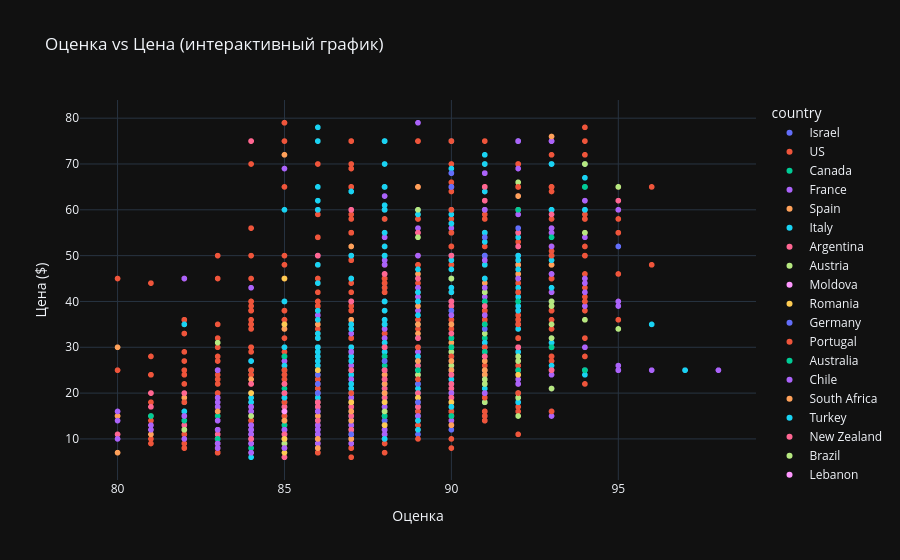

This figure's notebook cell:
### Markdown cell above
**Вывод:**
- points и log_price коррелируют сильнее (0.59), чем points и сырая price (0.40) — это подтверждает, что log-преобразование делает связь более линейной. В модели лучше использовать log_price.
- price и log_price коррелируют на 0.74 — это ниже, чем ожидалось бы от монотонного преобразования, и говорит о том, что log действительно сильно меняет распределение (сжимает хвост с дорогими винами). Тем не менее использовать оба признака одновременно не стоит — они несут похожую информацию.
- year почти не коррелирует ни с чем (0.05 с оценкой, -0.09 и -0.10 с ценой) — год урожая не является полезным числовым признаком в текущем виде и вряд ли улучшит модель.

### Code cell
import plotly.express as px

fig = px.scatter(
    df_viz.sample(3000, random_state=42),
    x='points', y='price',
    color='country',
    hover_data=['variety', 'winery'],
    title='Оценка vs Цена (интерактивный график)',
    labels={'points': 'Оценка', 'price': 'Цена ($)'}
)
fig.show()

### Figure 1 — Plotly figure (JSON) as saved in the notebook; plotly's stock layout.template omitted (floating-point values rounded to 4 significant figures; data arrays with more than 128 entries replaced by an {"elided": "..."} marker saying what was removed)
{"data": [{"customdata": [["Red Blend", "Zion Fine Wines"], ["Chardonnay", "Barkan"], ["Cabernet Sauvignon", "Golan Heights Winery"], ["Sauvignon Blanc", "Carmel"], ["Sauvignon Blanc", "Yatir"], ["Chardonnay", "Recanati"], ["Shiraz", "Tabor"], ["Shiraz", "Recanati"], ["Cabernet Sauvignon", "Yatir"], ["Rhône-style Red Blend", "Dalton"], ["Cabernet Sauvignon", "Mony"], ["Red Blend", "Golan Heights Winery"], ["Red Blend", "Galil Mountain"], ["Chardonnay", "Golan Heights Winery"], ["Sauvignon Blanc", "Recanati"], ["Cabernet Sauvignon", "Bazelet HaGolan"]], "hovertemplate": "country=Israel<br>Оценка=%{x}<br>Цена ($)=%{y}<br>variety=%{customdata[0]}<br>winery=%{customdata[1]}<extra></extra>", "legendgroup": "Israel", "marker": {"color": "#636efa", "symbol": "circle"}, "mode": "markers", "name": "Israel", "showlegend": true, "x": [88, 88, 85, 89, 86, 89, 90, 85, 92, 92, 87, 91, 90, 88, 85, 91], "xaxis": "x", "y": [35.0, 12.0, 15.0, 11.0, 24.0, 17.0, 15.0, 23.0, 50.0, 22.0, 22.0, 34.0, 32.0, 20.0, 15.0, 60.0], "yaxis": "y", "type": "scattergl"}, {"customdata": {"elided": "1253x2 str values"}, "hovertemplate": "country=US<br>Оценка=%{x}<br>Цена ($)=%{y}<br>variety=%{customdata[0]}<br>winery=%{customdata[1]}<extra></extra>", "legendgroup": "US", "marker": {"color": "#EF553B", "symbol": "circle"}, "mode": "markers", "name": "US", "showlegend": true, "x": {"elided": "1253 int values"}, "xaxis": "x", "y": {"elided": "1253 float values"}, "yaxis": "y", "type": "scattergl"}, {"customdata": [["Merlot", "Burrowing Owl"], ["Riesling", "North 42 Degrees"], ["Chardonnay", "Quails' Gate"], ["Cabernet Franc", "Tinhorn Creek"], ["Gewürztraminer", "North 42 Degrees"]], "hovertemplate": "country=Canada<br>Оценка=%{x}<br>Цена ($)=%{y}<br>variety=%{customdata[0]}<br>winery=%{customdata[1]}<extra></extra>", "legendgroup": "Canada", "marker": {"color": "#00cc96", "symbol": "circle"}, "mode": "markers", "name": "Canada", "showlegend": true, "x": [91, 87, 89, 87, 88], "xaxis": "x", "y": [32.0, 16.0, 20.0, 23.0, 20.0], "yaxis": "y", "type": "scattergl"}, {"customdata": {"elided": "506x2 str values"}, "hovertemplate": "country=France<br>Оценка=%{x}<br>Цена ($)=%{y}<br>variety=%{customdata[0]}<br>winery=%{customdata[1]}<extra></extra>", "legendgroup": "France", "marker": {"color": "#ab63fa", "symbol": "circle"}, "mode": "markers", "name": "France", "showlegend": true, "x": {"elided": "506 int values"}, "xaxis": "x", "y": {"elided": "506 float values"}, "yaxis": "y", "type": "scattergl"}, {"customdata": {"elided": "170x2 str values"}, "hovertemplate": "country=Spain<br>Оценка=%{x}<br>Цена ($)=%{y}<br>variety=%{customdata[0]}<br>winery=%{customdata[1]}<extra></extra>", "legendgroup": "Spain", "marker": {"color": "#FFA15A", "symbol": "circle"}, "mode": "markers", "name": "Spain", "showlegend": true, "x": {"elided": "170 int values"}, "xaxis": "x", "y": {"elided": "170 float values"}, "yaxis": "y", "type": "scattergl"}, {"customdata": {"elided": "461x2 str values"}, "hovertemplate": "country=Italy<br>Оценка=%{x}<br>Цена ($)=%{y}<br>variety=%{customdata[0]}<br>winery=%{customdata[1]}<extra></extra>", "legendgroup": "Italy", "marker": {"color": "#19d3f3", "symbol": "circle"}, "mode": "markers", "name": "Italy", "showlegend": true, "x": {"elided": "461 int values"}, "xaxis": "x", "y": {"elided": "461 float values"}, "yaxis": "y", "type": "scattergl"}, {"customdata": {"elided": "86x2 str values"}, "hovertemplate": "country=Argentina<br>Оценка=%{x}<br>Цена ($)=%{y}<br>variety=%{customdata[0]}<br>winery=%{customdata[1]}<extra></extra>", "legendgroup": "Argentina", "marker": {"color": "#FF6692", "symbol": "circle"}, "mode": "markers", "name": "Argentina", "showlegend": true, "x": [85, 85, 83, 86, 90, 89, 84, 86, 88, 86, 86, 88, 87, 85, 92, 90, 85, 84, 83, 86, 81, 88, 86, 82, 84, 86, 83, 85, 83, 87, 88, 89, 88, 87, 85, 83, 87, 84, 90, 84, 91, 84, 84, 85, 91, 88, 84, 89, 88, 87, 92, 85, 86, 89, 84, 80, 90, 86, 89, 91, 83, 91, 89, 87, 84, 83, 86, 92, 87, 86, 95, 85, 84, 87, 91, 86, 84, 90, 86, 82, 83, 90, 85, 86, 83, 92], "xaxis": "x", "y": [6.0, 11.0, 12.0, 10.0, 50.0, 55.0, 7.0, 15.0, 14.0, 13.0, 16.0, 21.0, 18.0, 19.0, 30.0, 21.0, 35.0, 11.0, 9.0, 12.0, 17.0, 22.0, 12.0, 20.0, 15.0, 19.0, 11.0, 17.0, 10.0, 11.0, 23.0, 45.0, 46.0, 10.0, 16.0, 12.0, 17.0, 13.0, 35.0, 17.0, 30.0, 13.0, 15.0, 16.0, 40.0, 20.0, 13.0, 55.0, 19.0, 40.0, 38.0, 19.0, 11.0, 32.0, 20.0, 11.0, 13.0, 10.0, 16.0, 62.0, 17.0, 65.0, 26.0, 20.0, 12.0, 25.0, 15.0, 55.0, 60.0, 11.0, 62.0, 13.0, 17.0, 13.0, 19.0, 22.0, 13.0, 24.0, 13.0, 13.0, 11.0, 39.0, 14.0, 15.0, 10.0, 60.0], "yaxis": "y", "type": "scattergl"}, {"customdata": {"elided": "76x2 str values"}, "hovertemplate": "country=Austria<br>Оценка=%{x}<br>Цена ($)=%{y}<br>variety=%{customdata[0]}<br>winery=%{customdata[1]}<extra></extra>", "legendgroup": "Austria", "marker": {"color": "#B6E880", "symbol": "circle"}, "mode": "markers", "name": "Austria", "showlegend": true, "x": [93, 93, 87, 82, 89, 91, 87, 85, 88, 92, 88, 86, 91, 95, 94, 91, 85, 90, 90, 90, 89, 88, 94, 91, 92, 91, 90, 93, 88, 90, 90, 89, 90, 88, 95, 92, 92, 92, 92, 90, 86, 92, 89, 84, 89, 91, 90, 87, 93, 91, 87, 88, 91, 94, 93, 92, 89, 93, 89, 91, 88, 87, 89, 88, 90, 85, 92, 93, 90, 87, 91, 89, 90, 86, 88, 90], "xaxis": "x", "y": [32.0, 40.0, 25.0, 12.0, 25.0, 42.0, 14.0, 16.0, 20.0, 19.0, 11.0, 25.0, 25.0, 34.0, 70.0, 25.0, 18.0, 20.0, 13.0, 29.0, 25.0, 20.0, 55.0, 22.0, 66.0, 30.0, 30.0, 25.0, 13.0, 45.0, 25.0, 18.0, 18.0, 25.0, 65.0, 15.0, 45.0, 27.0, 25.0, 25.0, 25.0, 20.0, 16.0, 25.0, 54.0, 23.0, 25.0, 29.0, 40.0, 22.0, 13.0, 13.0, 33.0, 36.0, 39.0, 45.0, 14.0, 21.0, 16.0, 18.0, 20.0, 20.0, 24.0, 15.0, 18.0, 9.0, 28.0, 35.0, 15.0, 12.0, 28.0, 20.0, 26.0, 24.0, 14.0, 25.0], "yaxis": "y", "type": "scattergl"}, {"customdata": [["Muscat", "Lion-Gri"]], "hovertemplate": "country=Moldova<br>Оценка=%{x}<br>Цена ($)=%{y}<br>variety=%{customdata[0]}<br>winery=%{customdata[1]}<extra></extra>", "legendgroup": "Moldova", "marker": {"color": "#FF97FF", "symbol": "circle"}, "mode": "markers", "name": "Moldova", "showlegend": true, "x": [83], "xaxis": "x", "y": [9.0], "yaxis": "y", "type": "scattergl"}, {"customdata": [["Red Blend", "Terra Romana"], ["Chardonnay", "Cramele Recas"], ["Sauvignon Blanc", "Cramele Recas"], ["Sauvignon Blanc", "Budureasca"], ["Cabernet Sauvignon", "Cramele Recas"]], "hovertemplate": "country=Romania<br>Оценка=%{x}<br>Цена ($)=%{y}<br>variety=%{customdata[0]}<br>winery=%{customdata[1]}<extra></extra>", "legendgroup": "Romania", "marker": {"color": "#FECB52", "symbol": "circle"}, "mode": "markers", "name": "Romania", "showlegend": true, "x": [86, 86, 86, 85, 85], "xaxis": "x", "y": [18.0, 7.0, 7.0, 16.0, 7.0], "yaxis": "y", "type": "scattergl"}, {"customdata": [["Riesling", "Robert Weil"], ["Riesling", "Fritz Haag"], ["Riesling", "Richard Böcking"], ["Riesling", "Dr. H. Thanisch (Erben Thanisch)"], ["Riesling", "Dr. Loosen"], ["Chardonnay-Pinot Blanc", "Knipser"], ["Riesling", "Clean Slate"], ["Riesling", "Dr. Heidemanns-Bergweiler"], ["Gewürztraminer", "Leonard Kreusch"], ["Riesling", "Dr. Loosen"], ["Riesling", "Weingut Geil"], ["White Blend", "Peter Mertes"], ["Riesling", "Joh. Jos. Prüm"], ["Riesling", "S.A. Prüm"], ["Riesling", "Prinz Salm"], ["Riesling", "Leonard Kreusch"], ["Riesling", "Willi Haag"], ["Riesling", "Weingut Am Stein"], ["Riesling", "Dr. H. Thanisch (Erben Thanisch)"], ["Spätburgunder", "Thörle"], ["Riesling", "Reichsgraf von Kesselstatt"], ["Riesling", "Studert-Prüm"], ["Dornfelder", "Sun Garden"], ["Riesling", "Leonard Kreusch"], ["Riesling", "Würtz"], ["Riesling", "Gunderloch"], ["Riesling", "Schloss Saarstein"], ["Bacchus", "Castell"], ["Dornfelder", "Peter Mertes"], ["Riesling", "Dr. Loosen"], ["Riesling", "Joh. Jos. Prüm"], ["Riesling", "Geh. Rat Dr. von Bassermann-Jordan"], ["Riesling", "Joh. Jos. Prüm"], ["Chardonnay", "Fitz-Ritter"], ["Gewürztraminer", "Nauerth-Gnägy"], ["Riesling", "Dr. Hermann"], ["Riesling", "Trullo"], ["Riesling", "Leo"], ["Riesling", "Prinz Salm"], ["Riesling", "Margarethenhof"], ["Riesling", "Markus Molitor"], ["Riesling", "Leonard Kreusch"]], "hovertemplate": "country=Germany<br>Оценка=%{x}<br>Цена ($)=%{y}<br>variety=%{customdata[0]}<br>winery=%{customdata[1]}<extra></extra>", "legendgroup": "Germany", "marker": {"color": "#636efa", "symbol": "circle"}, "mode": "markers", "name": "Germany", "showlegend": true, "x": [90, 92, 90, 91, 90, 87, 87, 92, 89, 89, 89, 86, 90, 86, 90, 88, 91, 90, 86, 91, 90, 90, 86, 88, 85, 89, 87, 91, 86, 91, 92, 90, 95, 86, 90, 86, 88, 88, 84, 89, 91, 87], "xaxis": "x", "y": [40.0, 56.0, 38.0, 50.0, 12.0, 25.0, 11.0, 25.0, 16.0, 20.0, 18.0, 10.0, 24.0, 11.0, 68.0, 12.0, 28.0, 32.0, 25.0, 30.0, 65.0, 24.0, 11.0, 14.0, 15.0, 20.0, 15.0, 25.0, 7.0, 34.0, 52.0, 25.0, 52.0, 24.0, 25.0, 22.0, 11.0, 22.0, 13.0, 22.0, 54.0, 15.0], "yaxis": "y", "type": "scattergl"}, {"customdata": {"elided": "138x2 str values"}, "hovertemplate": "country=Portugal<br>Оценка=%{x}<br>Цена ($)=%{y}<br>variety=%{customdata[0]}<br>winery=%{customdata[1]}<extra></extra>", "legendgroup": "Portugal", "marker": {"color": "#EF553B", "symbol": "circle"}, "mode": "markers", "name": "Portugal", "showlegend": true, "x": {"elided": "138 int values"}, "xaxis": "x", "y": {"elided": "138 float values"}, "yaxis": "y", "type": "scattergl"}, {"customdata": [["Grenache", "Yalumba"], ["Grenache", "Chapel Hill"], ["Shiraz-Viognier", "De Bortoli"], ["Cabernet Sauvignon", "Mitolo"], ["Petite Sirah", "Warrabilla"], ["Pinot Grigio", "Fowles Wine"], ["Chardonnay", "Robert Oatley"], ["Cabernet Sauvignon", "Woolundry Rd"], ["Riesling", "Château Tanunda"], ["Chardonnay", "Wakefield"], ["Shiraz", "Mr. Riggs"], ["Shiraz", "Kay Brothers"], ["Shiraz", "Kilikanoon"], ["Riesling", "Wakefield"], ["Cabernet Sauvignon", "Heritage Road"], ["Zinfandel", "Hentley Farm"], ["Shiraz", "Penfolds"], ["Shiraz", "Terra Australis"], ["Chardonnay", "Robert Oatley"], ["Riesling", "Jim Barry"], ["Shiraz", "McWilliam's of Coonawarra"], ["Mataro", "Ess & See"], ["Cabernet Sauvignon", "Red Mud"], ["Cabernet Sauvignon", "9 Mile Road"], ["Riesling", "Henschke"], ["Shiraz", "R Wines"], ["Cabernet Sauvignon", "Ringbolt"], ["Shiraz", "Penfolds"], ["Sauvignon Blanc", "Hewitson"], ["Shiraz-Cabernet Sauvignon", "De Bortoli"], ["Cabernet Sauvignon", "Cherubino"], ["Chardonnay", "Nova Vita"], ["Sparkling Blend", "Beelgara"], ["Chardonnay", "Yarraman"], ["Shiraz", "Mount Langi Ghiran"], ["Chardonnay", "Heritage Road"], ["Cabernet Sauvignon", "Wakefield"], ["Shiraz", "Tall Poppy"], ["Shiraz", "Thorn Clarke"], ["Chardonnay", "Tyrrell's"], ["Chardonnay", "Woop Woop"], ["Chardonnay", "Dalrymple"], ["Shiraz", "Patritti"]], "hovertemplate": "country=Australia<br>Оценка=%{x}<br>Цена ($)=%{y}<br>variety=%{customdata[0]}<br>winery=%{customdata[1]}<extra></extra>", "legendgroup": "Australia", "marker": {"color": "#00cc96", "symbol": "circle"}, "mode": "markers", "name": "Australia", "showlegend": true, "x": [88, 91, 88, 87, 88, 88, 89, 86, 85, 87, 90, 92, 91, 89, 93, 90, 94, 82, 90, 90, 85, 88, 86, 90, 89, 87, 91, 88, 88, 83, 93, 86, 84, 87, 92, 87, 92, 83, 87, 85, 85, 91, 81], "xaxis": "x", "y": [20.0, 29.0, 20.0, 20.0, 27.0, 17.0, 20.0, 14.0, 16.0, 17.0, 30.0, 40.0, 40.0, 17.0, 30.0, 32.0, 65.0, 14.0, 20.0, 18.0, 28.0, 28.0, 15.0, 15.0, 25.0, 20.0, 40.0, 26.0, 15.0, 10.0, 54.0, 19.0, 8.0, 12.0, 25.0, 13.0, 60.0, 15.0, 25.0, 21.0, 13.0, 40.0, 15.0], "yaxis": "y", "type": "scattergl"}, {"customdata": {"elided": "92x2 str values"}, "hovertemplate": "country=Chile<br>Оценка=%{x}<br>Цена ($)=%{y}<br>variety=%{customdata[0]}<br>winery=%{customdata[1]}<extra></extra>", "legendgroup": "Chile", "marker": {"color": "#ab63fa", "symbol": "circle"}, "mode": "markers", "name": "Chile", "showlegend": true, "x": [91, 87, 87, 86, 86, 86, 90, 84, 92, 84, 87, 88, 84, 90, 83, 85, 87, 87, 83, 83, 83, 89, 87, 83, 91, 91, 88, 91, 88, 87, 88, 88, 80, 84, 84, 84, 92, 88, 91, 83, 85, 85, 84, 87, 86, 81, 85, 88, 86, 81, 87, 85, 90, 90, 87, 85, 84, 89, 86, 86, 85, 88, 87, 82, 84, 83, 86, 87, 87, 82, 84, 86, 84, 87, 80, 88, 85, 84, 88, 84, 85, 84, 83, 86, 86, 88, 83, 80, 86, 91, 84, 88], "xaxis": "x", "y": [20.0, 15.0, 12.0, 13.0, 12.0, 12.0, 40.0, 9.0, 45.0, 11.0, 23.0, 23.0, 16.0, 37.0, 25.0, 11.0, 11.0, 15.0, 9.0, 14.0, 8.0, 17.0, 29.0, 18.0, 60.0, 35.0, 11.0, 37.0, 20.0, 20.0, 22.0, 12.0, 16.0, 16.0, 12.0, 9.0, 75.0, 25.0, 43.0, 19.0, 10.0, 11.0, 43.0, 18.0, 9.0, 12.0, 20.0, 18.0, 11.0, 13.0, 9.0, 19.0, 20.0, 25.0, 19.0, 8.0, 13.0, 15.0, 15.0, 12.0, 12.0, 20.0, 15.0, 10.0, 12.0, 12.0, 8.0, 9.0, 13.0, 15.0, 17.0, 11.0, 13.0, 14.0, 14.0, 17.0, 12.0, 7.0, 23.0, 10.0, 10.0, 12.0, 14.0, 9.0, 12.0, 12.0, 17.0, 10.0, 18.0, 49.0, 11.0, 12.0], "yaxis": "y", "type": "scattergl"}, {"customdata": [["Chardonnay", "Meerlust"], ["Cabernet Sauvignon", "KWV"], ["Bordeaux-style Red Blend", "Camberley"], ["Chenin Blanc", "Neethlingshof"], ["Chardonnay", "Thelema"], ["White Blend", "Fairview"], ["Sauvignon Blanc", "Saxenburg Estate"], ["Chardonnay", "KWV"], ["Cabernet Sauvignon", "Fleur Du Cap"], ["Cabernet Sauvignon", "Hartenberg"], ["Sauvignon Blanc", "Le Bonheur"], ["Sauvignon Blanc", "Thelema"], ["Chenin Blanc", "MAN Vintners"], ["Merlot-Cabernet Sauvignon", "Beau Joubert"], ["Chenin Blanc", "Ernst Gouws & Co."], ["Sauvignon Blanc", "Nederburg"], ["Sauvignon Blanc", "Waterford"], ["Shiraz", "Blue Cove"], ["Chenin Blanc-Viognier", "Sijnn"], ["Sauvignon Blanc", "Edgebaston"], ["White Blend", "Jardin"], ["Shiraz", "Saronsberg"], ["Pinotage", "Painted Wolf"], ["Shiraz", "Rust en Vrede"], ["Pinotage", "Simonsig"], ["G-S-M", "Ken Forrester"]], "hovertemplate": "country=South Africa<br>Оценка=%{x}<br>Цена ($)=%{y}<br>variety=%{customdata[0]}<br>winery=%{customdata[1]}<extra></extra>", "legendgroup": "South Africa", "marker": {"color": "#FFA15A", "symbol": "circle"}, "mode": "markers", "name": "South Africa", "showlegend": true, "x": [88, 85, 90, 87, 91, 89, 85, 85, 84, 89, 87, 88, 86, 86, 85, 88, 90, 87, 90, 86, 83, 90, 86, 90, 86, 88], "xaxis": "x", "y": [23.0, 10.0, 24.0, 14.0, 25.0, 27.0, 14.0, 72.0, 23.0, 35.0, 12.0, 20.0, 10.0, 8.0, 14.0, 20.0, 13.0, 10.0, 35.0, 15.0, 16.0, 25.0, 18.0, 27.0, 18.0, 22.0], "yaxis": "y", "type": "scattergl"}, {"customdata": [["Emir", "Turasan"], ["Red Blend", "Kayra"], ["Misket", "Turasan"], ["Kalecik Karasi", "Turasan"], ["Syrah", "Kavaklidere"]], "hovertemplate": "country=Turkey<br>Оценка=%{x}<br>Цена ($)=%{y}<br>variety=%{customdata[0]}<br>winery=%{customdata[1]}<extra></extra>", "legendgroup": "Turkey", "marker": {"color": "#19d3f3", "symbol": "circle"}, "mode": "markers", "name": "Turkey", "showlegend": true, "x": [87, 86, 85, 86, 92], "xaxis": "x", "y": [15.0, 25.0, 19.0, 19.0, 38.0], "yaxis": "y", "type": "scattergl"}, {"customdata": [["Sauvignon Blanc", "Lynskeys Wairau Peaks"], ["Pinot Noir", "Loveblock"], ["Sauvignon Blanc", "Huia"], ["Pinot Noir", "Spy Valley"], ["Sauvignon Blanc", "Seresin"], ["Sauvignon Blanc", "Dashwood"], ["Sauvignon Blanc", "Konrad"], ["Pinot Noir", "Escarpment"], ["Chardonnay", "Stratum"], ["Chardonnay", "Kumeu River"], ["Pinot Noir", "Waimea"], ["Sauvignon Blanc", "Mussel Bay"], ["Chardonnay", "Dog Point"], ["Sauvignon Blanc", "Clos Henri"], ["Sauvignon Blanc", "Giesen"], ["Sauvignon Blanc", "Tussock Jumper"], ["Chardonnay", "Cloudy Bay"], ["Pinot Noir", "Huia"], ["Syrah", "CJ Pask"], ["Pinot Noir", "Mt. Difficulty"], ["Sauvignon Blanc", "Nautilus"], ["Sauvignon Blanc", "Barker's Marque"], ["Pinot Noir", "Rockburn"], ["Chardonnay", "Te Awa"], ["Sauvignon Blanc", "Saint Clair"], ["Sauvignon Blanc", "Sineann"], ["Pinot Noir", "Seaside"], ["Pinot Noir", "Nautilus"], ["Chardonnay", "Cloudy Bay"], ["Sauvignon Blanc", "Ponga"], ["Pinot Grigio", "Brancott"], ["Sauvignon Blanc", "Lawson's Dry Hills"], ["Rosé", "Goose Bay"], ["Pinot Noir", "Greywacke"], ["Chardonnay", "Forrest Estate"]], "hovertemplate": "country=New Zealand<br>Оценка=%{x}<br>Цена ($)=%{y}<br>variety=%{customdata[0]}<br>winery=%{customdata[1]}<extra></extra>", "legendgroup": "New Zealand", "marker": {"color": "#FF6692", "symbol": "circle"}, "mode": "markers", "name": "New Zealand", "showlegend": true, "x": [87, 92, 86, 89, 84, 86, 86, 93, 84, 92, 87, 87, 90, 93, 87, 88, 88, 90, 90, 88, 90, 85, 88, 85, 91, 86, 87, 90, 88, 87, 85, 89, 85, 91, 90], "xaxis": "x", "y": [17.0, 30.0, 16.0, 20.0, 22.0, 14.0, 17.0, 59.0, 10.0, 52.0, 25.0, 15.0, 40.0, 25.0, 25.0, 13.0, 30.0, 24.0, 19.0, 25.0, 40.0, 11.0, 30.0, 20.0, 28.0, 18.0, 18.0, 33.0, 30.0, 12.0, 16.0, 17.0, 22.0, 39.0, 18.0], "yaxis": "y", "type": "scattergl"}, {"customdata": [["Moscato", "Casa Perini"], ["Sparkling Blend", "Villaggio Grando"]], "hovertemplate": "country=Brazil<br>Оценка=%{x}<br>Цена ($)=%{y}<br>variety=%{customdata[0]}<br>winery=%{customdata[1]}<extra></extra>", "legendgroup": "Brazil", "marker": {"color": "#B6E880", "symbol": "circle"}, "mode": "markers", "name": "Brazil", "showlegend": true, "x": [84, 83], "xaxis": "x", "y": [15.0, 31.0], "yaxis": "y", "type": "scattergl"}, {"customdata": [["White Blend", "Château Musar"]], "hovertemplate": "country=Lebanon<br>Оценка=%{x}<br>Цена ($)=%{y}<br>variety=%{customdata[0]}<br>winery=%{customdata[1]}<extra></extra>", "legendgroup": "Lebanon", "marker": {"color": "#FF97FF", "symbol": "circle"}, "mode": "markers", "name": "Lebanon", "showlegend": true, "x": [86], "xaxis": "x", "y": [20.0], "yaxis": "y", "type": "scattergl"}, {"customdata": [["Moschofilero", "Lafazanis"], ["Agiorgitiko", "Palivou"], ["White Blend", "Mercouri Estate"], ["Red Blend", "Tsantali"], ["White Blend", "Domaine Sigalas"], ["Agiorgitiko", "Nemeion Estate"], ["Rosé", "Ktima Pavlidis"], ["Assyrtico", "Domaine Sigalas"], ["Red Blend", "Pavlou-Kagas"], ["Xinomavro", "Ioannis Hatzis"], ["White Blend", "Elios"]], "hovertemplate": "country=Greece<br>Оценка=%{x}<br>Цена ($)=%{y}<br>variety=%{customdata[0]}<br>winery=%{customdata[1]}<extra></extra>", "legendgroup": "Greece", "marker": {"color": "#FECB52", "symbol": "circle"}, "mode": "markers", "name": "Greece", "showlegend": true, "x": [85, 85, 90, 89, 87, 85, 87, 92, 86, 84, 88], "xaxis": "x", "y": [10.0, 35.0, 18.0, 19.0, 18.0, 45.0, 18.0, 24.0, 25.0, 20.0, 13.0], "yaxis": "y", "type": "scattergl"}, {"customdata": [["White Blend", "Dveri-Pax"], ["Riesling", "Verus Vineyards"], ["Cabernet Sauvignon", "Bagueri"], ["White Blend", "Puklavec & Friends"]], "hovertemplate": "country=Slovenia<br>Оценка=%{x}<br>Цена ($)=%{y}<br>variety=%{customdata[0]}<br>winery=%{customdata[1]}<extra></extra>", "legendgroup": "Slovenia", "marker": {"color": "#636efa", "symbol": "circle"}, "mode": "markers", "name": "Slovenia", "showlegend": true, "x": [89, 86, 88, 87], "xaxis": "x", "y": [18.0, 20.0, 27.0, 11.0], "yaxis": "y", "type": "scattergl"}, {"customdata": [["Tannat", "Bouza"], ["Tannat", "Montes Toscanini"]], "hovertemplate": "country=Uruguay<br>Оценка=%{x}<br>Цена ($)=%{y}<br>variety=%{customdata[0]}<br>winery=%{customdata[1]}<extra></extra>", "legendgroup": "Uruguay", "marker": {"color": "#EF553B", "symbol": "circle"}, "mode": "markers", "name": "Uruguay", "showlegend": true, "x": [88, 87], "xaxis": "x", "y": [43.0, 20.0], "yaxis": "y", "type": "scattergl"}, {"customdata": [["Chardonnay", "Bolney Wine Estate"], ["Sparkling Blend", "Nyetimber"], ["Sparkling Blend", "Chapel Down"], ["Sparkling Blend", "Ridgeview Estate"]], "hovertemplate": "country=England<br>Оценка=%{x}<br>Цена ($)=%{y}<br>variety=%{customdata[0]}<br>winery=%{customdata[1]}<extra></extra>", "legendgroup": "England", "marker": {"color": "#00cc96", "symbol": "circle"}, "mode": "markers", "name": "England", "showlegend": true, "x": [94, 94, 92, 91], "xaxis": "x", "y": [25.0, 65.0, 40.0, 35.0], "yaxis": "y", "type": "scattergl"}, {"customdata": [["Red Blend", "Bovin"]], "hovertemplate": "country=Macedonia<br>Оценка=%{x}<br>Цена ($)=%{y}<br>variety=%{customdata[0]}<br>winery=%{customdata[1]}<extra></extra>", "legendgroup": "Macedonia", "marker": {"color": "#ab63fa", "symbol": "circle"}, "mode": "markers", "name": "Macedonia", "showlegend": true, "x": [86], "xaxis": "x", "y": [16.0], "yaxis": "y", "type": "scattergl"}, {"customdata": [["Riesling", "Château Bela"]], "hovertemplate": "country=Slovakia<br>Оценка=%{x}<br>Цена ($)=%{y}<br>variety=%{customdata[0]}<br>winery=%{customdata[1]}<extra></extra>", "legendgroup": "Slovakia", "marker": {"color": "#FFA15A", "symbol": "circle"}, "mode": "markers", "name": "Slovakia", "showlegend": true, "x": [87], "xaxis": "x", "y": [16.0], "yaxis": "y", "type": "scattergl"}, {"customdata": [["Cabernet Sauvignon", "Villa Yambol"], ["Cabernet Sauvignon", "Chateau Burgozone"], ["Traminer", "Domaine Boyar"], ["Riesling", "Minkov Brothers"], ["Chardonnay", "Chateau Burgozone"]], "hovertemplate": "country=Bulgaria<br>Оценка=%{x}<br>Цена ($)=%{y}<br>variety=%{customdata[0]}<br>winery=%{customdata[1]}<extra></extra>", "legendgroup": "Bulgaria", "marker": {"color": "#19d3f3", "symbol": "circle"}, "mode": "markers", "name": "Bulgaria", "showlegend": true, "x": [89, 89, 88, 87, 90], "xaxis": "x", "y": [12.0, 14.0, 10.0, 22.0, 17.0], "yaxis": "y", "type": "scattergl"}, {"customdata": [["Cabernet Franc", "Malatinszky"], ["Bordeaux-style Red Blend", "Gere Attila"], ["Furmint", "Kvaszinger"], ["Kekfrankos", "Bock"], ["Kekfrankos", "St. John"]], "hovertemplate": "country=Hungary<br>Оценка=%{x}<br>Цена ($)=%{y}<br>variety=%{customdata[0]}<br>winery=%{customdata[1]}<extra></extra>", "legendgroup": "Hungary", "marker": {"color": "#FF6692", "symbol": "circle"}, "mode": "markers", "name": "Hungary", "showlegend": true, "x": [84, 86, 90, 88, 81], "xaxis": "x", "y": [75.0, 50.0, 22.0, 23.0, 20.0], "yaxis": "y", "type": "scattergl"}, {"customdata": [["Babić", "Piližota"], ["Babić", "Suha Punta"]], "hovertemplate": "country=Croatia<br>Оценка=%{x}<br>Цена ($)=%{y}<br>variety=%{customdata[0]}<br>winery=%{customdata[1]}<extra></extra>", "legendgroup": "Croatia", "marker": {"color": "#B6E880", "symbol": "circle"}, "mode": "markers", "name": "Croatia", "showlegend": true, "x": [88, 89], "xaxis": "x", "y": [16.0, 60.0], "yaxis": "y", "type": "scattergl"}, {"customdata": [["Xynisteri", "K&K; Vasilikon"]], "hovertemplate": "country=Cyprus<br>Оценка=%{x}<br>Цена ($)=%{y}<br>variety=%{customdata[0]}<br>winery=%{customdata[1]}<extra></extra>", "legendgroup": "Cyprus", "marker": {"color": "#FF97FF", "symbol": "circle"}, "mode": "markers", "name": "Cyprus", "showlegend": true, "x": [85], "xaxis": "x", "y": [16.0], "yaxis": "y", "type": "scattergl"}, {"customdata": [["Sauvignon Blanc", "Ouled Thaleb"]], "hovertemplate": "country=Morocco<br>Оценка=%{x}<br>Цена ($)=%{y}<br>variety=%{customdata[0]}<br>winery=%{customdata[1]}<extra></extra>", "legendgroup": "Morocco", "marker": {"color": "#FECB52", "symbol": "circle"}, "mode": "markers", "name": "Morocco", "showlegend": true, "x": [88], "xaxis": "x", "y": [18.0], "yaxis": "y", "type": "scattergl"}], "layout": {"xaxis": {"anchor": "y", "domain": [0.0, 1.0], "title": {"text": "Оценка"}}, "yaxis": {"anchor": "x", "domain": [0.0, 1.0], "title": {"text": "Цена ($)"}}, "legend": {"title": {"text": "country"}, "tracegroupgap": 0}, "title": {"text": "Оценка vs Цена (интерактивный график)"}}}
